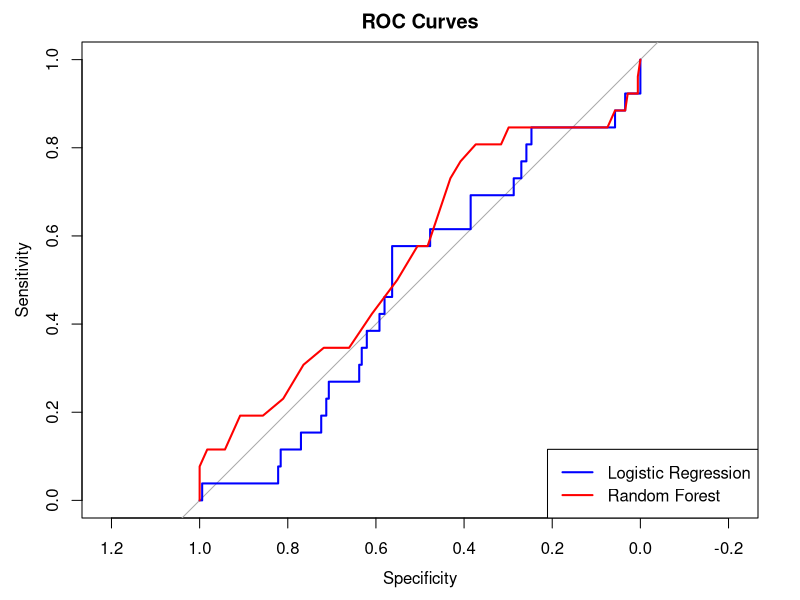
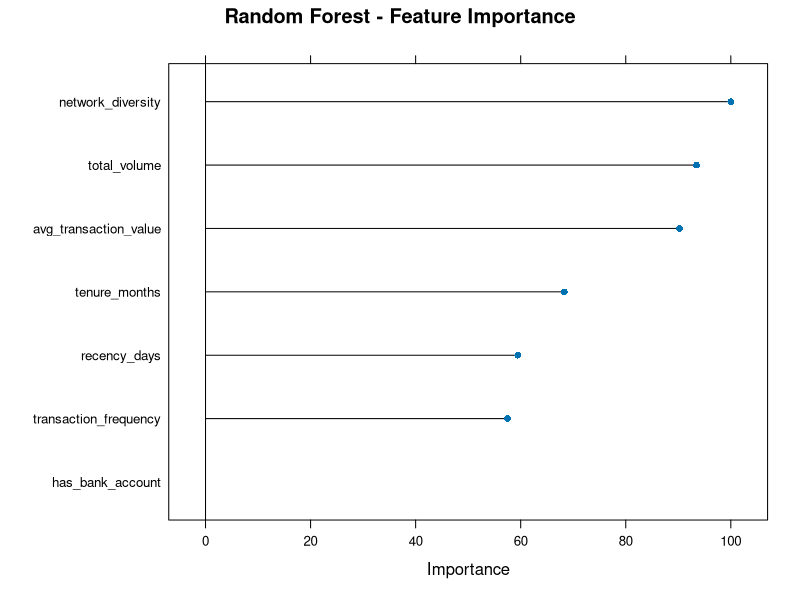

Source code (R) for these figures, in order:
# ----------------------------
# AI-Powered Credit Risk Assessment
# Case Study - R Code Skeleton
# ----------------------------

# 1. Load Necessary Libraries
library(dplyr)    # Data manipulation
library(caret)    # Machine learning
library(randomForest) # Random Forest model
library(pROC)     # For AUC-ROC calculation
library(ggplot2)  # For plotting

# 2. Create a Synthetic Dataset (Simulating Mobile Money Data)
set.seed(123) # For reproducibility
n_customers <- 1000

# Simulate customer data
synthetic_data <- data.frame(
  customer_id = 1:n_customers,
  # Alternative Data Features
  avg_transaction_value = runif(n_customers, 10, 500),
  transaction_frequency = rpois(n_customers, 20), # Number of transactions per month
  recency_days = rpois(n_customers, 15), # Days since last transaction
  network_diversity = runif(n_customers, 1, 10), # Number of unique counterparties
  tenure_months = rpois(n_customers, 24), # How long they've used the service
  # Traditional Feature (for comparison)
  has_bank_account = sample(0:1, n_customers, replace = TRUE, prob = c(0.3, 0.7)),
  # Target Variable: Default (1) or Non-Default (0)
  default = sample(0:1, n_customers, replace = TRUE, prob = c(0.85, 0.15))
)

# View the first few rows
head(synthetic_data)

# 3. Data Preprocessing & Feature Engineering
# Check for missing values (none in synthetic data, but you would do this with real data)
sum(is.na(synthetic_data))

# Create a new feature: Transaction Volume
synthetic_data$total_volume <- synthetic_data$avg_transaction_value * synthetic_data$transaction_frequency

# Normalize numerical features (important for some models like Neural Networks)
preprocess_params <- preProcess(synthetic_data[, c("avg_transaction_value", "transaction_frequency", "recency_days", "network_diversity", "tenure_months", "total_volume")], method = c("center", "scale"))
synthetic_data_normalized <- predict(preprocess_params, synthetic_data)

# 4. Split Data into Training and Testing Sets
set.seed(123)
train_index <- createDataPartition(synthetic_data_normalized$default, p = 0.8, list = FALSE)
train_data <- synthetic_data_normalized[train_index, ]
test_data <- synthetic_data_normalized[-train_index, ]

# 5. Model Training
# Define control parameters for training
ctrl <- trainControl(method = "cv", number = 5, summaryFunction = twoClassSummary, classProbs = TRUE, savePredictions = TRUE)

# Note: For binary classification, caret expects factors with levels "X0", "X1"
train_data$default <- as.factor(paste0("X", train_data$default))

# a) Logistic Regression (Conventional Baseline)
set.seed(123)
logit_model <- train(default ~ avg_transaction_value + transaction_frequency + recency_days + network_diversity + tenure_months + total_volume + has_bank_account,
                     data = train_data,
                     method = "glm",
                     family = "binomial",
                     trControl = ctrl)
# b) Random Forest (Advanced ML Model)
set.seed(123)
rf_model <- train(default ~ avg_transaction_value + transaction_frequency + recency_days + network_diversity + tenure_months + total_volume + has_bank_account,
                  data = train_data,
                  method = "rf",
                  trControl = ctrl,
                  ntree = 100)

# 6. Model Evaluation on Test Set
# Prepare test set (ensure factor levels match)
test_data$default <- as.factor(paste0("X", test_data$default))

# Predictions and Probabilities
logit_pred <- predict(logit_model, newdata = test_data)
logit_prob <- predict(logit_model, newdata = test_data, type = "prob")[, "X1"]

rf_pred <- predict(rf_model, newdata = test_data)
rf_prob <- predict(rf_model, newdata = test_data, type = "prob")[, "X1"]

# Calculate Performance Metrics
# Confusion Matrix
confusionMatrix(logit_pred, test_data$default)
confusionMatrix(rf_pred, test_data$default)

# AUC-ROC Curve
logit_roc <- roc(response = as.numeric(test_data$default) - 1, predictor = logit_prob)
rf_roc <- roc(response = as.numeric(test_data$default) - 1, predictor = rf_prob)

plot(logit_roc, col = "blue", main = "ROC Curves")
lines(rf_roc, col = "red")
legend("bottomright", legend = c("Logistic Regression", "Random Forest"), col = c("blue", "red"), lwd = 2)

# AUC Value
cat("Logistic Regression AUC:", auc(logit_roc), "\n")
cat("Random Forest AUC:", auc(rf_roc), "\n")

# 7. Performance Comparison Table
results <- data.frame(
  Model = c("Logistic Regression", "Random Forest"),
  AUC = c(auc(logit_roc), auc(rf_roc))
  # You can add more metrics like Accuracy, F1-Score here
)
print(results)

# 8. Feature Importance (for Random Forest)
varImp(rf_model)
plot(varImp(rf_model), main = "Random Forest - Feature Importance")
